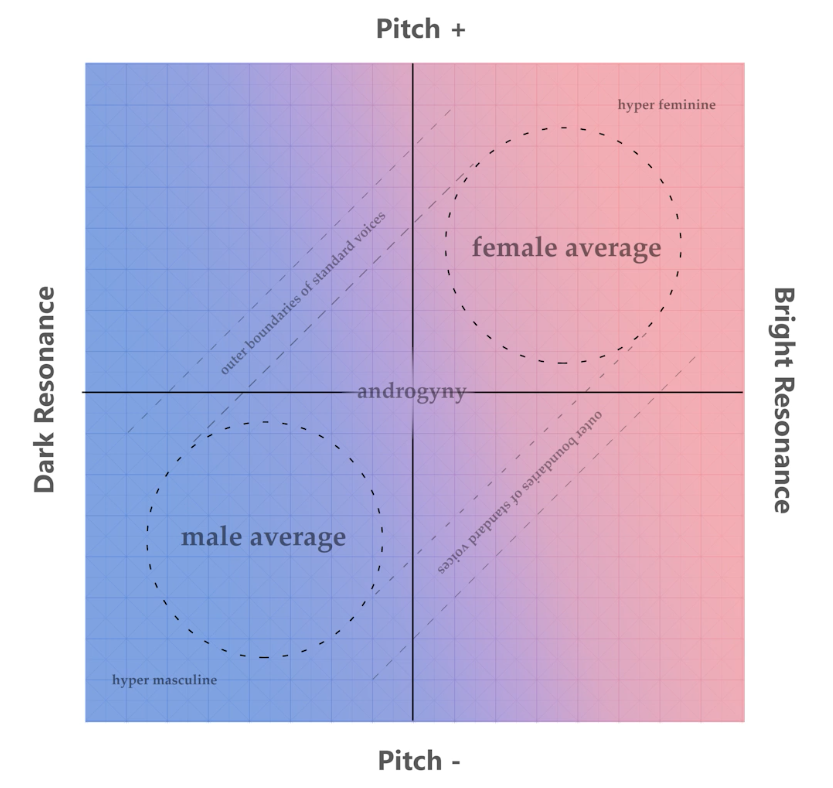
#> input picture chart.png, 833 x 788 px
$ python graph.py
#> lines starting #> are read from the running program, lines starting #| are printed output that depends on the picture
import numpy as np
import matplotlib.pyplot as plt
import time
import math
import time

start = time.time()

fig, ax = plt.subplots()
while True:
    # These should be the already-existing variables
    t = time.time() - start
    resonance = math.sin(t)/2 + .5
    pitch = math.cos(t)/2 + .5

    plt.cla()
    img = plt.imread("chart.png")
#> img is the input picture: shape (788, 833, 3) float32; mean R, G, B 0.806, 0.755, 0.863
    plt.imshow(img)
    ax.imshow(img, extent=[0, 1, 0, 1])
    plt.scatter(pitch, resonance, s=200, color="#D32323")
    plt.xlim(0, 1)
    plt.ylim(0, 1)


    plt.pause(5 / 1000)
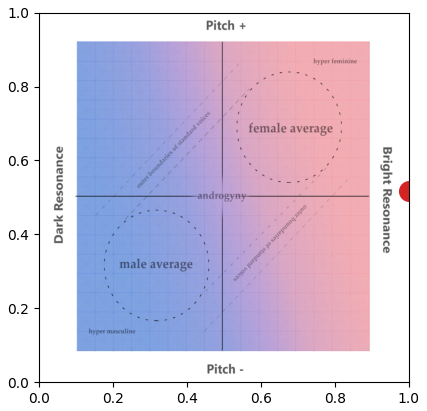
#> figure drawn by matplotlib, 1 panel
    time.sleep(5/1000) # This will probably not be necessary with the time
                       # that already occurs between renders
plt.show()
